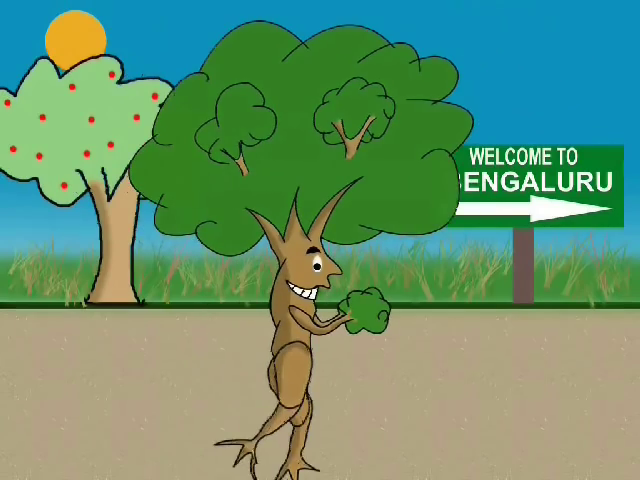
#> input picture frame 181 of videos/test.mp4, 640 x 480 px
$ python read_frames_slow.py --video videos/test.mp4
#> lines starting #> are read from the running program, lines starting #| are printed output that depends on the picture
# import the necessary packages
from imutils.video import FPS
import numpy as np
import argparse
import imutils
import cv2

# construct the argument parse and parse the arguments
ap = argparse.ArgumentParser()
ap.add_argument("-v", "--video", required=True,
	help="path to input video file")
args = vars(ap.parse_args())

# open a pointer to the video stream and start the FPS timer
stream = cv2.VideoCapture(args["video"])
fps = FPS().start()

# loop over frames from the video file stream
while True:
	# grab the frame from the threaded video file stream
	(grabbed, frame) = stream.read()
#> frame is the input picture: shape (480, 640, 3); mean B, G, R 111.2, 148.1, 102.8

	# if the frame was not grabbed, then we have reached the end
	# of the stream
	if not grabbed:
		break

	# resize the frame and convert it to grayscale (while still
	# retaining 3 channels)
	frame = imutils.resize(frame, width=450)
#> frame: shape (337, 450, 3)
	frame = cv2.cvtColor(frame, cv2.COLOR_BGR2GRAY)
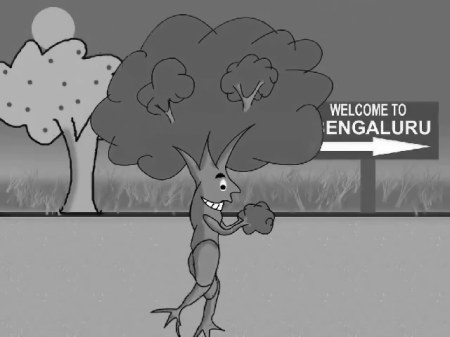
#> frame: shape (337, 450); min 4, max 255, mean 130.3
	frame = np.dstack([frame, frame, frame])
#> frame: shape (337, 450, 3)

	# display a piece of text to the frame (so we can benchmark
	# fairly against the fast method)
	cv2.putText(frame, "Slow Method", (10, 30),
		cv2.FONT_HERSHEY_SIMPLEX, 0.6, (0, 255, 0), 2)
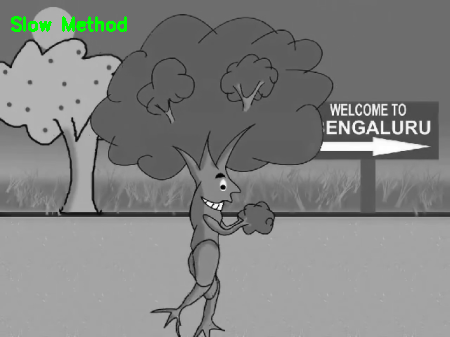
#> frame: shape (337, 450, 3); mean of channels 0, 1, 2 129.6, 131, 129.6; drawn as B, G, R

	# show the frame and update the FPS counter
	cv2.imshow("Frame", frame)
	cv2.waitKey(1)
	fps.update()

# stop the timer and display FPS information
fps.stop()
print("[INFO] elasped time: {:.2f}".format(fps.elapsed()))
print("[INFO] approx. FPS: {:.2f}".format(fps.fps()))

# do a bit of cleanup
stream.release()
cv2.destroyAllWindows()

# for test put this in terminal
# python read_frames_slow.py --video videos/test.mp4

$ run again, starting later in the video
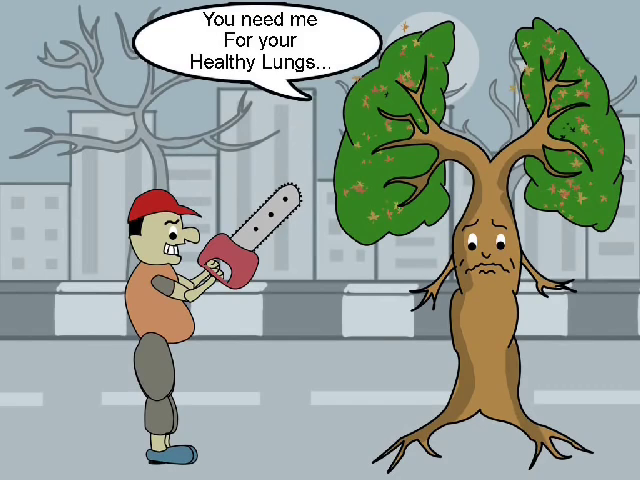
#> input picture frame 815 of videos/test.mp4, 640 x 480 px
#> frame is the input picture: shape (480, 640, 3); mean B, G, R 156.2, 164.8, 152.7
#> `frame = cv2.cvtColor(frame, cv2.COLOR_BGR2GRAY)`:
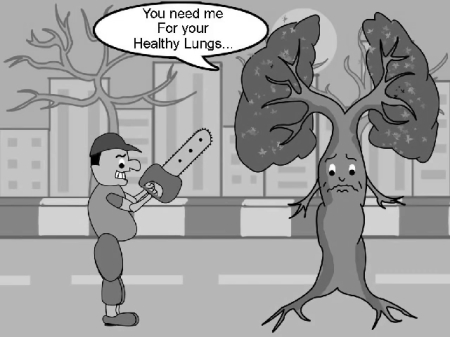
#> frame: shape (337, 450); min 0, max 255, mean 160.2
#> `cv2.putText(frame, "Slow Method", (10, 30), cv2.FONT_HERSHEY_SIMPLEX, ..`:
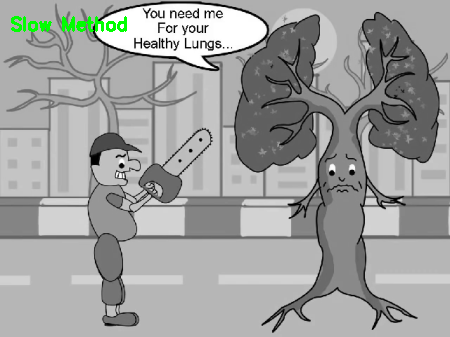
#> frame: shape (337, 450, 3); mean of channels 0, 1, 2 159.1, 160.6, 159.1; drawn as B, G, R

$ run again, starting later in the video
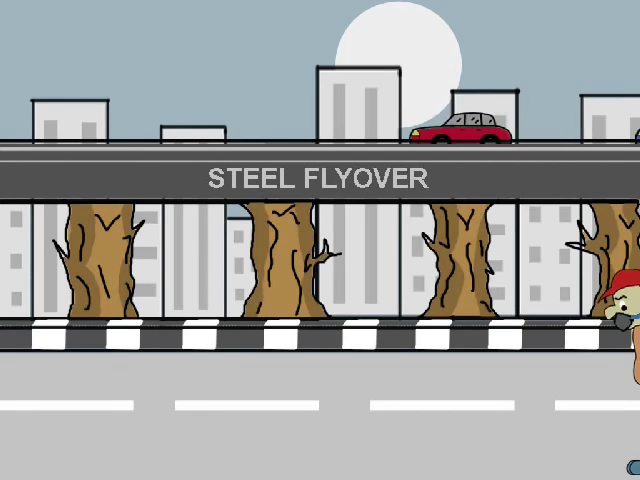
#> input picture frame 1450 of videos/test.mp4, 640 x 480 px
#> frame is the input picture: shape (480, 640, 3); mean B, G, R 162.9, 164.3, 162.9
#> `frame = cv2.cvtColor(frame, cv2.COLOR_BGR2GRAY)`:
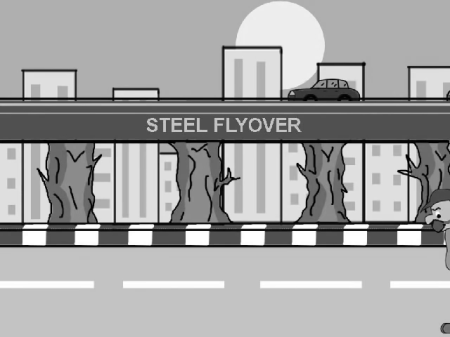
#> frame: shape (337, 450); min 0, max 255, mean 163.8
#> `cv2.putText(frame, "Slow Method", (10, 30), cv2.FONT_HERSHEY_SIMPLEX, ..`:
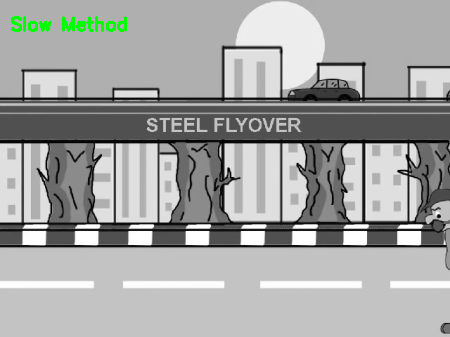
#> frame: shape (337, 450, 3); mean of channels 0, 1, 2 162.8, 164.2, 162.8; drawn as B, G, R
